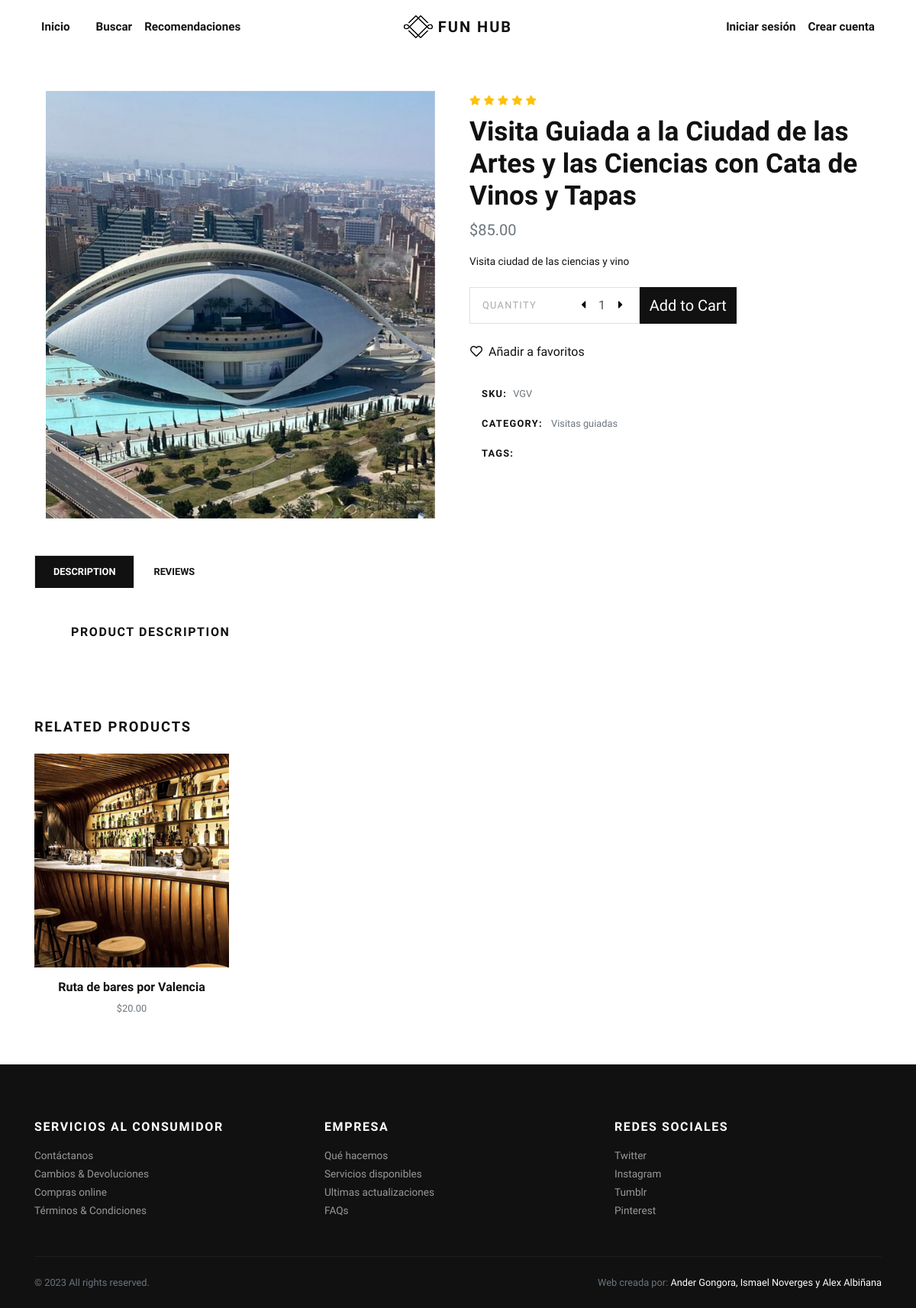
The page /product/Visita-Guiada-a-la-Ciudad-de-las-Artes-y-las-Ciencias-con-Cata-Vinos-y-Tapas/ on the database as committed earlier.
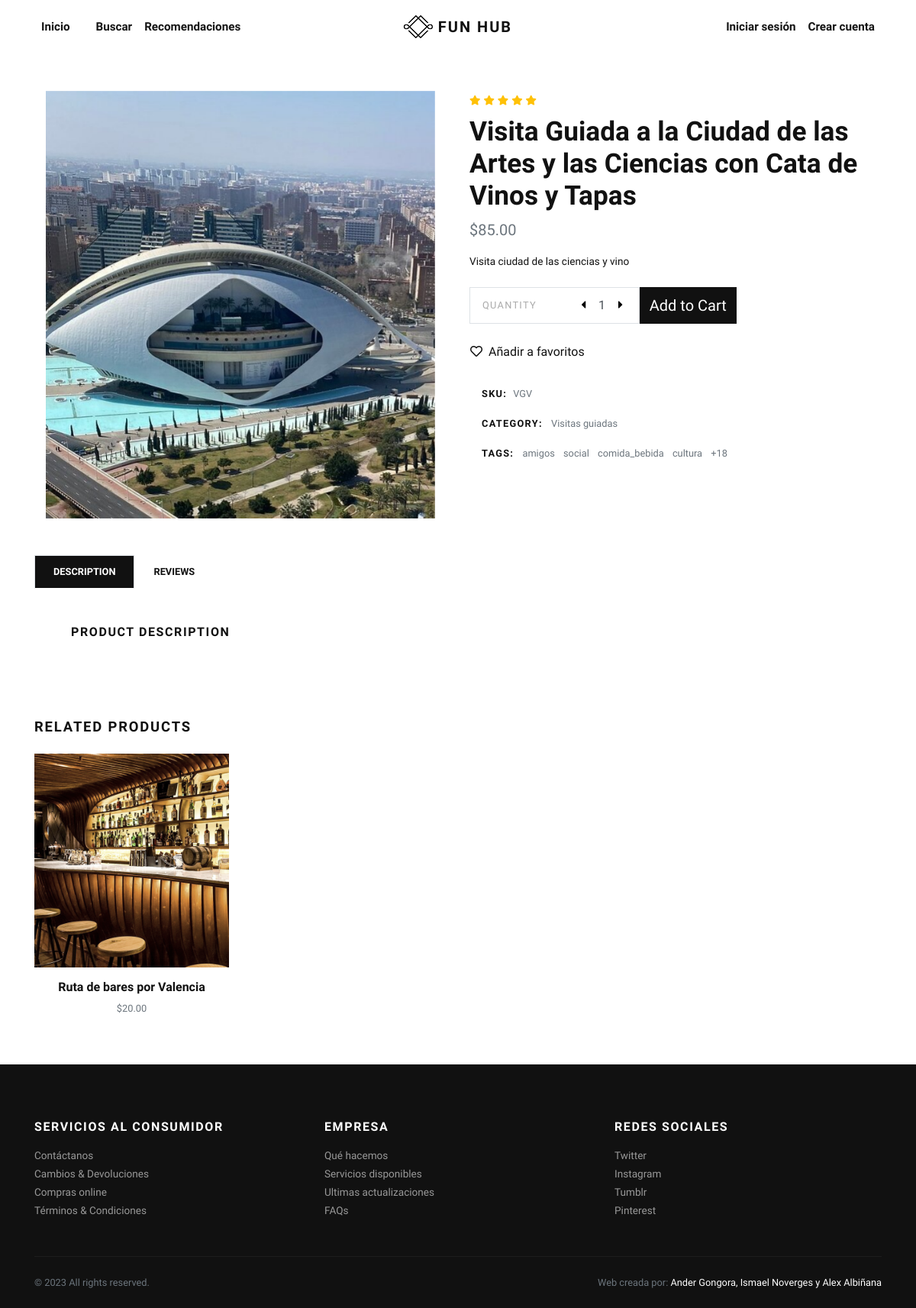
The same page on the database as committed later.
### store/models.py (models this page shows, shortened)
class Category(models.Model):
    title = models.CharField(max_length=50, verbose_name="Category Title")
    slug = models.SlugField(max_length=55, verbose_name="Category Slug")
    description = models.TextField(blank=True, verbose_name="Category Description")
    category_image = models.ImageField(upload_to='category', blank=True, null=True, verbose_name="Category Image")
    is_active = models.BooleanField(verbose_name="Is Active?")
    is_featured = models.BooleanField(verbose_name="Is Featured?")
    created_at = models.DateTimeField(auto_now_add=True, verbose_name="Created Date")
    updated_at = models.DateTimeField(auto_now=True, verbose_name="Updated Date")
    class Meta:
        verbose_name_plural = 'Categories'
        ordering = ('title', )

class Product(models.Model):
    title = models.CharField(max_length=150, verbose_name="Product Title")
    slug = models.SlugField(max_length=160, verbose_name="Product Slug")
    sku = models.CharField(max_length=255, unique=True, verbose_name="Unique Product ID (SKU)")
    short_description = models.TextField(verbose_name="Short Description")
    detail_description = models.TextField(blank=True, null=True, verbose_name="Detail Description")
    product_image = models.ImageField(upload_to='product', blank=True, null=True, verbose_name="Product Image")
    price = models.DecimalField(max_digits=8, decimal_places=2)
    category = models.ManyToManyField(Category, verbose_name="Product Categories")
    tags = models.ManyToManyField(Tag, blank=True)
    is_active = models.BooleanField(verbose_name="Is Active?")
    is_featured = models.BooleanField(verbose_name="Is Featured?")
    created_at = models.DateTimeField(auto_now_add=True, verbose_name="Created Date")
    updated_at = models.DateTimeField(auto_now=True, verbose_name="Updated Date")
    class Meta:
        verbose_name_plural = 'Products'
        ordering = ('-created_at', )

class Tag(models.Model):
    tag = models.CharField(max_length=150, verbose_name="User Tag")
    info = models.TextField(verbose_name="Tag Information")
    created_at = models.DateTimeField(auto_now_add=True, verbose_name="Created Date")
    updated_at = models.DateTimeField(auto_now=True, verbose_name="Updated Date")
    class Meta:
        ordering = ('-created_at', )

### store/views.py (the view)
# urls.py: path('product/<slug:slug>/', views.detail, name="product-detail"),
def detail(request, slug):
    product = get_object_or_404(Product, slug=slug)
    related_products = []
    for categoria in product.category.all():
        related_products += Product.objects.exclude(id=product.id).filter(is_active=True, category__title=categoria.title)
    categories=product.category.all()
    favorites = []
    user = request.user
    if user.is_authenticated:
        favorites = Product.objects.filter(favorites__user=user)
    context = {
        'product': product,
        'related_products': related_products,
        'categories': categories,
        'favorites': favorites,
    }
    return render(request, 'store/detail.html', context)

### store/context_preprocessors.py (called while the page is built)
def store_menu(request):
    categories = Category.objects.filter(is_active=True)
    context = {
        'categories_menu': categories,
    }
    return context

def cart_menu(request):
    if request.user.is_authenticated:
        cart_items= Cart.objects.filter(user=request.user)
        context = {
            'cart_items': cart_items,
        }
    else:
        context = {}
    return context

### templates/store/detail.html (shortened to what the changed rows need)
{% extends 'base.html' %}
{% load static %}
    {% block content %}
      <section class="py-5">
        <div class="container">
          <div class="row mb-5">
            <div class="col-lg-6">
              <h1>{{product.title}}</h1>
              <ul class="list-unstyled small d-inline-block">
                <li class="px-3 py-2 mb-1 bg-white text-muted"><strong class="text-uppercase text-dark">Category:</strong>
                  {% for category in categories %}
                  <a class="reset-anchor ml-2" href="{% url 'store:category-products' category.slug %}">{{category.title}}</a>
                  {% endfor %}
                </li>
                <li class="px-3 py-2 mb-1 bg-white text-muted"><strong class="text-uppercase text-dark">Tags:</strong>
                  {% for tag in product.tags.all %}
                  <span class="ml-2 text-muted">{{tag.tag}}</a>
                  {% endfor %}
                </li>
              </ul>
            </div>
          </div>
          <h2 class="h5 text-uppercase mb-4">Related products</h2>
          <div class="row">
            {% if related_products %}
              {% for rp in related_products %}
                <div class="col-lg-3 col-sm-6">
                  <div class="product text-center skel-loader">
                    <div class="d-block mb-3 position-relative">
                      <a class="d-block" href="{% url 'store:product-detail' rp.slug %}">
                        {% if rp.product_image %}
                          <img class="img-fluid w-100" src="{{rp.product_image.url}}" alt="{{rp.title}}">
                        {% else %}
                        <img class="img-fluid w-100" src="{% static 'img/product-1.jpg' %}" alt="{{rp.title}}">
                        {% endif %}
                      </a>
                    </div>
                    <h6> <a class="reset-anchor" href="{% url 'store:product-detail' rp.slug %}">{{rp.title}}</a></h6>
                    <p class="small text-muted">${{rp.price}}</p>
                  </div>
                </div>
              {% endfor %}
            {% endif %}
          </div>
        </div>
      </section>
      {% endblock content %}

Rows that differ between the two databases and show on the page:
added Tag: tag "amigos"
added Tag: tag "social"
added Tag: tag "comida_bebida"
added Tag: tag "cultura"
now on this page (row unchanged): Tag: tag "+18"
